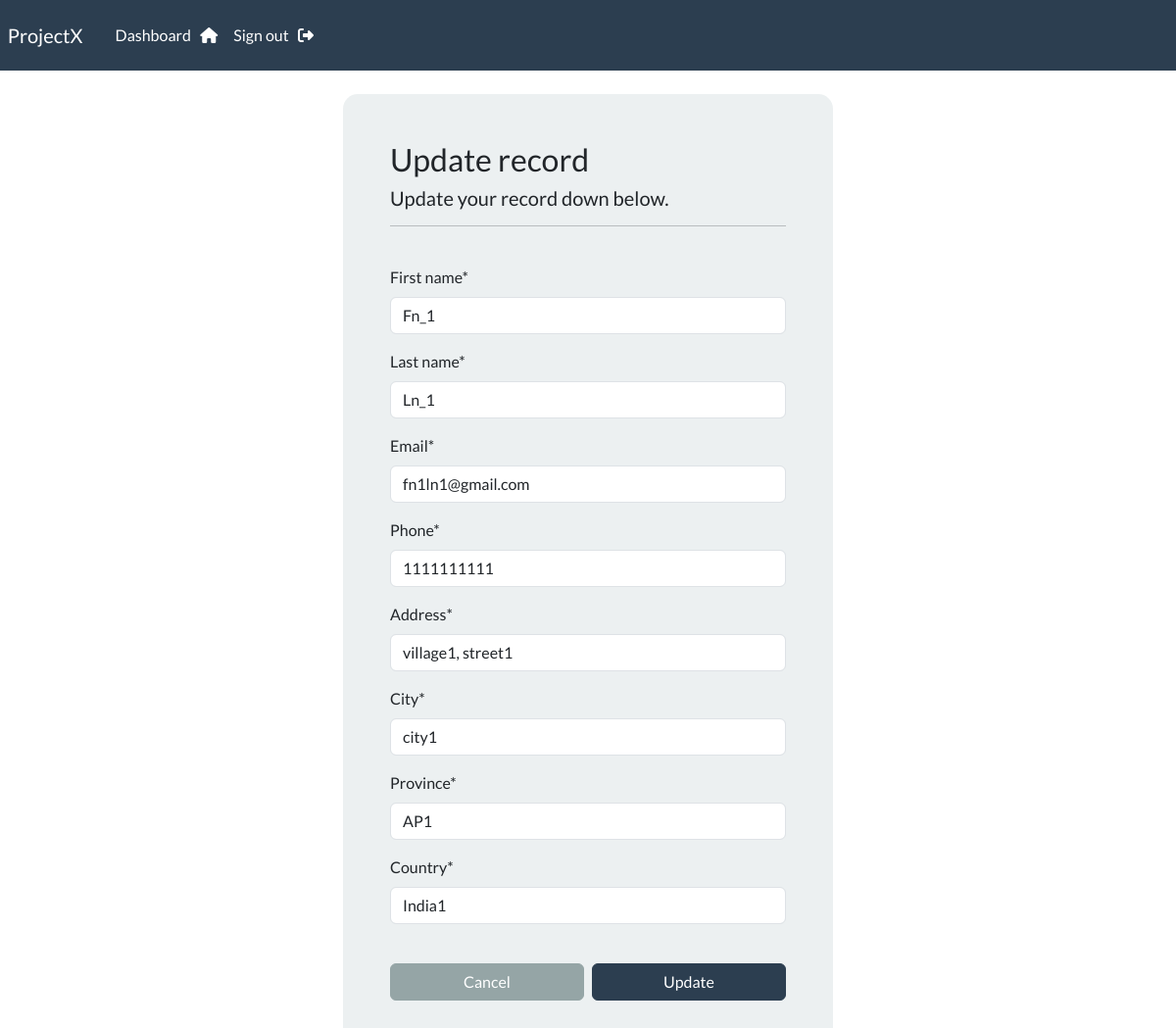
The app's page /update-record/1 (signed in) with its own data.
### webapp/models.py (models this page shows, shortened)
class Record(models.Model):
    creation_date = models.DateTimeField(auto_now_add=True)
    first_name = models.CharField(max_length=100)
    last_name = models.CharField(max_length=100)
    email = models.CharField(max_length=255)
    phone = models.CharField(max_length=20)
    address = models.CharField(max_length=300)
    city = models.CharField(max_length=255)
    province = models.CharField(max_length=200)
    country = models.CharField(max_length=125)

### webapp/views.py (the view)
# urls.py: path('update-record/<int:pk>', views.update_record, name="update-record"),
@login_required(login_url="login")
def update_record(request, pk):
    record = Record.objects.get(id=pk)
    form = UpdateRecordForm(instance=record)
    if request.method == "POST":
        form = UpdateRecordForm(request.POST, instance=record)
        if form.is_valid():
            form.save()
            messages.success(request, "Record updated successfully.")
            return redirect("dashboard")
    context = {'form': form}
    return render(request, 'webapp/update-record.html', context=context)

### webapp/forms.py
class UpdateRecordForm(forms.ModelForm):
    class Meta:
        model = Record
        fields = ['first_name', 'last_name', 'email', 'phone', 'address', 'city', 'province', 'country']

### webapp/templates/webapp/update-record.html (shortened to what this page needs)
{% extends 'webapp/base.html' %}
{% load crispy_forms_tags %}
{% block content %}
    <body>
        <div class="container bg-light shadow-md p-5 form-layout col-md-6">
            <h3> Update record </h3>
            <h5> Update your record down below. </h5>
            <hr>
            <br>
            <form method="POST" autocomplete="off">
                {{form | crispy}}
                <br>
                <div class="d-flex gap-2">
                    <a href="{% url 'dashboard' %}" class="btn btn-secondary w-50"> Cancel </a>
                    <button type="submit" class="btn btn-primary w-50"> Update </button>
                </div>
            </form>
        </div>
    </body>
{% endblock %}

### static/css/styles.css (style rules this page uses)
.form-layout { border-radius: 15px; width: 500px; }

### records on screen
Record: first_name "Fn_1", last_name "Ln_1", email "fn1ln1@gmail.com", phone "1111111111", address "village1, street1", city "city1", province "AP1", country "India1"
